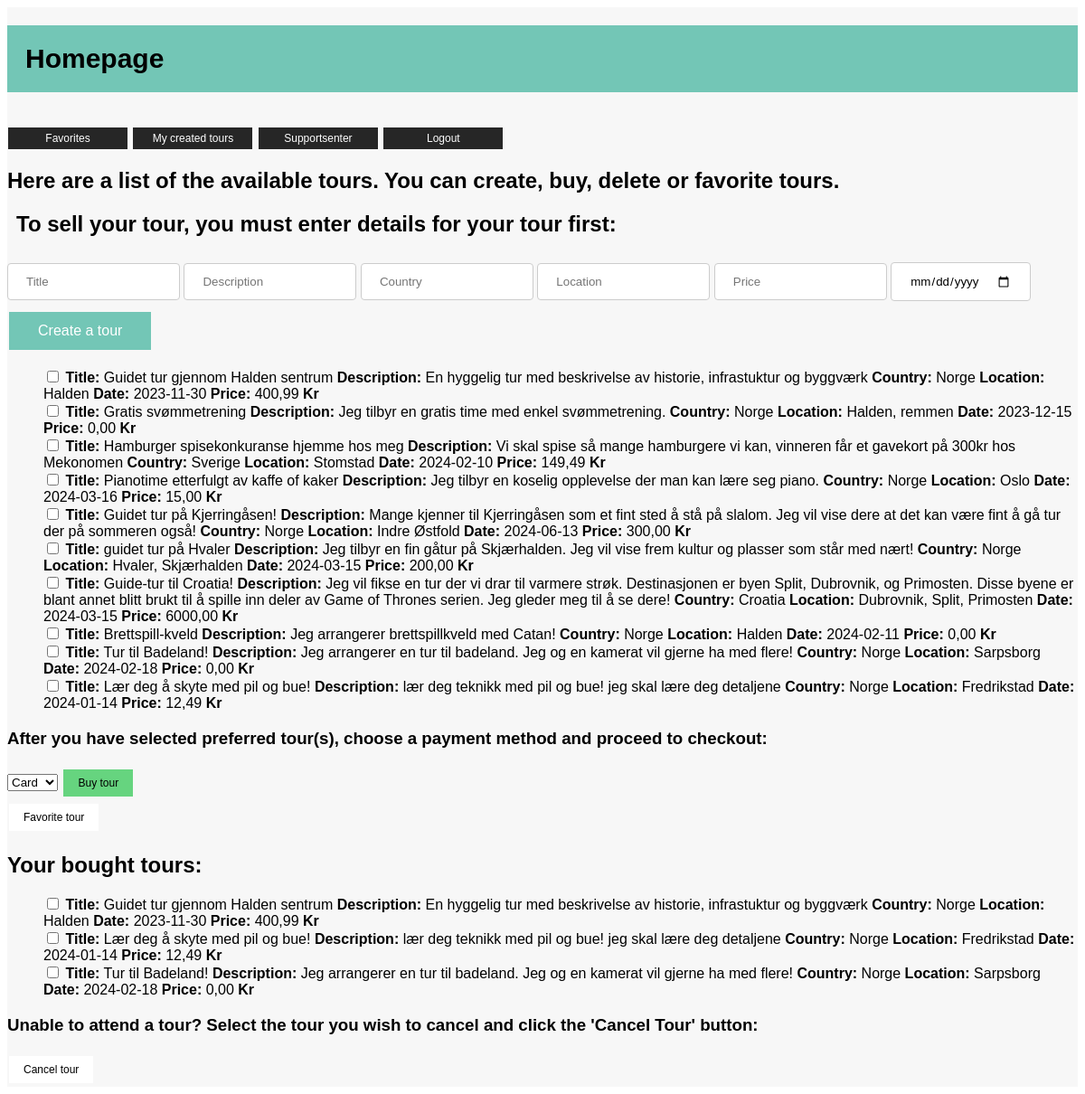
Screenshot of /homepage with the database file from the repository.
### tables this page shows
CREATE TABLE Tour(
                ID INTEGER PRIMARY KEY AUTOINCREMENT,
                Title TEXT,
                Description TEXT,
                Country TEXT,
                Location TEXT,
                Date DATETIME,
                Price DECIMAL(10, 2),
                CreatedBy 
    );

CREATE TABLE TourBooked(
                ID INTEGER PRIMARY KEY AUTOINCREMENT,
                User_ID INTEGER,
                Tour_ID INTEGER
    );

### app.py (the view)
@application.route('/homepage')
def homepage():
    global global_user_id
    global_user_id = get_id_if_provide_username()[0]
    list_tours = get_list_tours()
    list_of_bought_tours = get_list_of_user_bought_tours(global_user_id)
    is_admin = get_user_online_is_admin()
    logging("went to homepage")
    return render_template('/homepage.html', is_admin=is_admin,  list_of_tours=list_tours,
                           list_of_bought_tours=list_of_bought_tours)

### backend/autentication/admin.py (called while the page is built)
def logging(action):
    timestamp = datetime.now()
    name = get_user_online()
    namestamp = f'{timestamp:Date: %d.%m.%y Time: %H:%M} User: {name} {action} '
    with open(path, 'a') as file:
        print(namestamp, file=file)

### backend/autentication/login.py (called while the page is built)
def get_user_online():
    pathing = os.path.dirname(__file__) + "/user_online.json"
    try:
        with open(pathing, 'r') as file:
            data = json.load(file)
            return data.get('user_online', '')
    except FileNotFoundError:
        return r'user_online.json File Not Found'

def get_user_online_is_admin():
    admin_check = get_user_online()
    if admin_get(admin_check):
        return True
    else:
        return False

### backend/database/Tour.py (called while the page is built)
def list_tours():
    db = sqlite3.connect(pathing)
    cursor = db.cursor()
    cursor.execute("SELECT * from Tour")
    list = cursor.fetchall()
    return list

### backend/database/Tour_advanced.py (called while the page is built)
def list_of_user_bought_tours(global_id):
    db = sqlite3.connect(pathing)
    cursor = db.cursor()
    cursor.execute('''SELECT TourBooked.ID, Tour.Title, Tour.Description, Tour.Country, Tour.Location, Tour.Date, Tour.Price
        FROM Tour
        INNER JOIN TourBooked on Tour.ID = TourBooked.Tour_ID
        WHERE TourBooked.User_ID = ?
        ORDER BY Tour.Title''', (global_id,))
    list_of_bought_tours = cursor.fetchall()
    db.close()
    return list_of_bought_tours

### backend/database/user.py (called while the page is built)
def id_if_provide_username(Username):
    con = sqlite3.connect(pathing)
    cur = con.cursor()
    cur.execute("SELECT ID FROM User WHERE Username = ?", (Username,))
    id = cur.fetchone()
    return id

def admin_get(Username):
    con = sqlite3.connect(pathing)
    cur = con.cursor()
    try:
        con = sqlite3.connect(pathing)
        cur = con.cursor()
        cur.execute("SELECT Admin FROM User WHERE Username = ?", (Username,))
        admin = cur.fetchone()
        return admin[0]
    except:
        print("FEIL I ADMIN_GET")

### backend/handler/auth_handler.py (called while the page is built)
def get_id_if_provide_username():
    return id_if_provide_username(get_user_online())

### backend/handler/tour_handler.py (called while the page is built)
def get_list_tours():
    return list_tours()

def get_list_of_user_bought_tours(global_id):
    return list_of_user_bought_tours(global_id)

### frontend/templates/homepage.html (shortened to what this page needs)
<!DOCTYPE html>
<html lang="en">
<head>
    <link rel="stylesheet" type="text/css" href="{{ url_for('static', filename='css/homepage.css') }}">
</head>
<body>
<div id="grid">
    <div id="colored_body">
    <h1 id="intro">Homepage</h1><br>
    <a href="{{ url_for('favorites') }}" class="top_links_styling">Favorites</a>
    <a href="{{ url_for('my_created_tours') }}" class="top_links_styling">My created tours</a>
    <a href="{{ url_for('support_senter') }}" class="top_links_styling">Supportsenter</a>
    <a href="{{ url_for('index') }}" class="top_links_styling">Logout</a>
    <h2>Here are a list of the available tours. You can create, buy, delete or favorite tours.</h2>
    <form action="/create_a_tour" , method="POST">
    <h2 id="instruction">To sell your tour, you must enter details for your tour first:</h2>
    <form action="/create_a_tour" method="POST" id="form_create_tour_input">
        <input type="text" name="Title" placeholder="Title" class="input_styling">
        <input type="text" name="Description" placeholder="Description" class="input_styling">
        <input type="text" name="Country" placeholder="Country" class="input_styling">
        <input type="text" name="Location" placeholder="Location" class="input_styling">
        <input type="price" name="Price" placeholder="Price" class="input_styling">
        <input type="date" name="Date" class="input_styling">
        <button type="submit" class="tour_button_styling">Create a tour</button>
    </form>
    <form action="/checkbox_tour" method="POST" id="available_tours">
        <ul>
            {% for tour in list_of_tours %}
            <li>
                <input type="checkbox" name="checkbox_row" value="{{ tour[0] }}">
                <strong>Title:</strong> {{ tour[1] }}
                <strong>Description:</strong> {{ tour[2] }}
                <strong>Country:</strong> {{ tour[3] }}
                <strong>Location:</strong> {{ tour[4] }}
                <strong>Date:</strong> {{ tour[5] }}
                <strong>Price:</strong> {{ tour[6] }} <strong>Kr</strong>
            </li>
            {% endfor %}
        </ul>
        <h3>After you have selected preferred tour(s), choose a payment method and proceed to checkout:</h3>
        <select id="dropdown">
            <option value="valg1">Card</option>
        </select>
        <button type="submit" name="handle_action" value="buy" class="checkbox_buy_button_styling">Buy tour</button> <br>
        <button type="submit" name="handle_action" value="favorite" class="checkbox_button_styling">Favorite tour</button>
    </form>
    <h2>Your bought tours:</h2>
    <form action="/remove_bought_tour" method="POST" id="bought_tours">
        <ul>
            {% for tour in list_of_bought_tours %}
            <li>
                <input type="checkbox" name="checkbox_bought_tour" value="{{ tour[0] }}">
                <strong>Title:</strong> {{ tour[1] }}
                <strong>Description:</strong> {{ tour[2] }}
                <strong>Country:</strong> {{ tour[3] }}
                <strong>Location:</strong> {{ tour[4] }}
                <strong>Date:</strong> {{ tour[5] }}
                <strong>Price:</strong> {{ tour[6] }} <strong>Kr</strong>
            </li>
            {% endfor %}
        </ul>
        <h3>Unable to attend a tour? Select the tour you wish to cancel and click the 'Cancel Tour' button:</h3>
        <button type="submit" name="handle_action" value="delete" class="checkbox_button_styling">Cancel tour</button>
    </form></form>
    </div>
</div>
</body>
</html>

### static/css/homepage.css (style rules this page uses)
* { font-family: "Gill Sans", sans-serif; }
#grid { display: grid; grid-template-columns: 1fr 1fr 1fr 1fr 1fr grid-template-rows: 1fr 1fr 1fr 1fr 1fr 1fr }
#intro { font-decoration: none; font-size: 30px; font-weight: 900; grid-column: 2/4; grid-row: 1/2; background-color: #73C6B6; padding: 20px; }
#instruction { font-decoration: none; grid-column: 2/5; grid-row: 1/2; padding-left: 10px; }
.input_styling { padding: 12px 20px; margin: 8px 0; display: inline-block; border: 1px solid #ccc; border-radius: 4px; box-sizing: border-box; }
.tour_button_styling { background-color: #73C6B6; border: none; color: white; padding: 12px 32px; text-align: center; text-decoration: none; display: inline-block; font-size: 16px; margin: 4px 2px; cursor: pointer; }
.checkbox_button_styling { background-color: #ffffff; border: none; color: black; padding: 8px 16px; text-align: center; text-decoration: none; display: inline-block; font-size: 12px; margin: 4px 2px; cursor: pointer; }
.checkbox_buy_button_styling { background-color: #66d47f; border: none; color: black; padding: 8px 16px; text-align: center; text-decoration: none; display: inline-block; font-size: 12px; margin: 4px 2px; cursor: pointer; }
.top_links_styling { background-color: #262626; border: none; color: white; padding: 5px 16px; width: 100px; text-align: center; text-decoration: none; display: inline-block; font-size: 12px; margin: 1px 1px; cursor: pointer; }
#available_tours { grid-column: 2/4; grid-row: 3/4; }
#bought_tours { grid-column: 2/4; grid-row: 5/6; }
#colored_body { grid-column: 2/4; grid-row: 1/5; background-color: #F7F7F7; }
ul { list-style-type: none; }

### rows the page displays
Tour: Title "Guidet tur gjennom Halden sentrum", Description "En hyggelig tur med beskrivelse av historie, infrastuktur og byggværk", Country "Norge", Location "Halden", Date "2023-11-30", Price "400,99"
Tour: Title "Gratis svømmetrening", Description "Jeg tilbyr en gratis time med enkel svømmetrening.", Country "Norge", Location "Halden, remmen", Date "2023-12-15", Price "0,00"
Tour: Title "Hamburger spisekonkuranse hjemme hos meg", Description "Vi skal spise så mange hamburgere vi kan, vinneren får et gavekort på 300kr hos Mekonomen", Country "Sverige", Location "Stomstad", Date "2024-02-10", Price "149,49"
Tour: Title "Pianotime etterfulgt av kaffe of kaker", Description "Jeg tilbyr en koselig opplevelse der man kan lære seg piano.", Country "Norge", Location "Oslo", Date "2024-03-16", Price "15,00"
Tour: Title "Guidet tur på Kjerringåsen!", Description "Mange kjenner til Kjerringåsen som et fint sted å stå på slalom. Jeg vil vise dere at det kan være fint å gå tur der på sommeren også!", Country "Norge", Location "Indre Østfold", Date "2024-06-13", Price "300,00"
Tour: Title "guidet tur på Hvaler", Description "Jeg tilbyr en fin gåtur på Skjærhalden. Jeg vil vise frem kultur og plasser som står med nært!", Country "Norge", Location "Hvaler, Skjærhalden", Date "2024-03-15", Price "200,00"
Tour: Title "Guide-tur til Croatia!", Description "Jeg vil fikse en tur der vi drar til varmere strøk. Destinasjonen er byen Split, Dubrovnik, og Primosten. Disse byene er blant annet blitt brukt til å spille inn deler av Game of Thrones serien. Jeg gleder meg til å se dere!", Country "Croatia", Location "Dubrovnik, Split, Primosten", Date "2024-03-15", Price "6000,00"
Tour: Title "Brettspill-kveld", Description "Jeg arrangerer brettspillkveld med Catan!", Country "Norge", Location "Halden", Date "2024-02-11", Price "0,00"
Tour: Title "Tur til Badeland!", Description "Jeg arrangerer en tur til badeland. Jeg og en kamerat vil gjerne ha med flere!", Country "Norge", Location "Sarpsborg", Date "2024-02-18", Price "0,00"
Tour: Title "Lær deg å skyte med pil og bue!", Description "lær deg teknikk med pil og bue! jeg skal lære deg detaljene", Country "Norge", Location "Fredrikstad", Date "2024-01-14", Price "12,49"
TourBooked: Title "Guidet tur gjennom Halden sentrum", Description "En hyggelig tur med beskrivelse av historie, infrastuktur og byggværk", Country "Norge", Location "Halden", Date "2023-11-30", Price "400,99"
TourBooked: Title "Lær deg å skyte med pil og bue!", Description "lær deg teknikk med pil og bue! jeg skal lære deg detaljene", Country "Norge", Location "Fredrikstad", Date "2024-01-14", Price "12,49"
TourBooked: Title "Tur til Badeland!", Description "Jeg arrangerer en tur til badeland. Jeg og en kamerat vil gjerne ha med flere!", Country "Norge", Location "Sarpsborg", Date "2024-02-18", Price "0,00"
